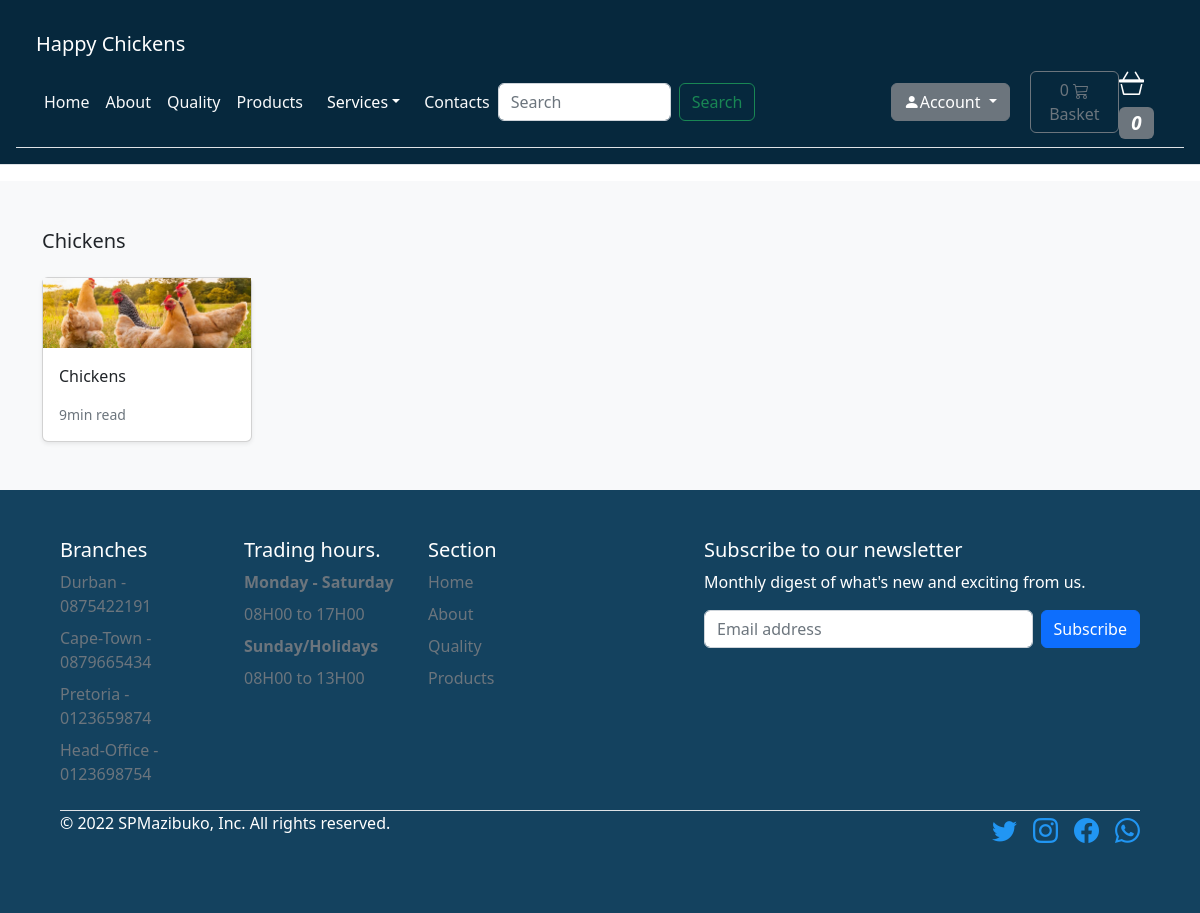
Screenshot of /search/Chickens/ with the database file from the repository.
### store/models.py (models this page shows, shortened)
class Category(models.Model):
    name = models.CharField(max_length=255, db_index=True)
    slug = models.SlugField(max_length=255, unique=True)
    class Meta:
        verbose_name_plural = 'categories'

class Product(models.Model):
    category = models.ForeignKey(Category, related_name='product', on_delete=models.CASCADE)
    created_by = models.ForeignKey(User, on_delete=models.CASCADE, related_name='product_creator')
    title = models.CharField(max_length=255)
    author = models.CharField(max_length=255, default='admin')
    description = models.TextField(blank=True)
    image = models.ImageField(upload_to='images/')
    slug = models.SlugField(max_length=255)
    price = models.DecimalField(max_digits=10, decimal_places=0)
    in_stock = models.BooleanField(default=True)
    is_active = models.BooleanField(default=True)
    created = models.DateTimeField(auto_now_add=True)
    updated = models.DateTimeField(auto_now=True)
    objects = models.Manager()
    products = ProductManager()
    class Meta:
        verbose_name_plural = 'Products'
        ordering = ('-created',)
    def get_absolute_url(self):
        return reverse('store:product_detail', args=[self.slug])

### store/views.py (the view)
# urls.py: path('search/<slug:category_slug>/', views.category_list, name='category_list'),
def category_list(request, category_slug=None):
    category = get_object_or_404(Category, slug=category_slug)
    products = Product.objects.filter(category=category)
    return render(request, 'store/products/category.html', {'category': category, 'products': products})

### basket/basket.py (called while the page is built)
    def __len__(self):
        return sum(item['qty'] for item in self.basket.values())

### basket/context_processors.py (called while the page is built)
def basket(request):
    return {'basket': Basket(request)}

### templates/store/products/category.html (shortened to what this page needs)
{% extends "../base.html" %}
{% load static %}
{% block content %}
<main>
  <div class="album py-5 bg-light">
    <div class="container">
      <div class="pb-3 h5">{{category.name|title}}</div>
      <div class="row row-cols-1 row-cols-sm-2 row-cols-md-5 g-3">
        {% for product in products %}
        <div class="col">
          <div class="card shadow-sm">
          <img class="img-fluid" alt="Responsive image" src="{{ product.image.url }}">
            <div class="card-body">
              <p class="card-text">
                <a class="text-dark text-decoration-none" href="{{ product.get_absolute_url }}">{{ product.title }}</a>
              </p>
              <div class="d-flex justify-content-between align-items-center">
                <small class="text-muted">9min read</small>
              </div>
            </div>
          </div>
        </div>
        {% endfor %}
      </div>
    </div>
  </div>
</main>
{% endblock %}

### static/styles/dashboard_style.css (style rules this page uses)
:root { --main-bg-color: #009d63; --main-text-color: #009d63; --second-text-color: #bbbec5; --second-bg-color: #c1efde; }

### rows the page displays
Category: name "Chickens"
Product: image (picture), title "Chickens"
